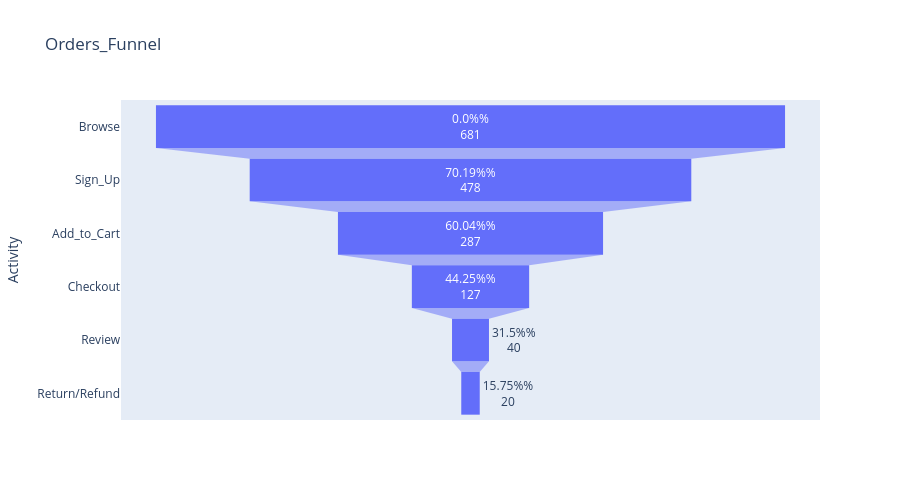

Notebook code cell kept with this figure:
### Code cell
fig = px.funnel(data_frame=funnel, x='count',y='Activity',text='Conversion%',hover_data='Avg_DayDiff',
               title='Orders_Funnel',height=500)
fig.show()

### Figure 1 — Plotly figure (JSON) as saved in the notebook; plotly's stock layout.template omitted (floating-point values rounded to 4 significant figures)
{"data": [{"customdata": [[0.0], [3.0], [1.0], [14.0], [3.0], [3.0]], "hovertemplate": "count=%{x}<br>Activity=%{y}<br>Conversion%=%{text}<br>Avg_DayDiff=%{customdata[0]}<extra></extra>", "legendgroup": "", "marker": {"color": "#636efa"}, "name": "", "orientation": "h", "showlegend": false, "text": ["0.0%%", "70.19%%", "60.04%%", "44.25%%", "31.5%%", "15.75%%"], "type": "funnel", "x": [681, 478, 287, 127, 40, 20], "xaxis": "x", "y": ["Browse", "Sign_Up", "Add_to_Cart", "Checkout", "Review", "Return/Refund"], "yaxis": "y"}], "layout": {"height": 500, "legend": {"tracegroupgap": 0}, "title": {"text": "Orders_Funnel"}, "xaxis": {"anchor": "y", "domain": [0, 1], "title": {"text": "count"}}, "yaxis": {"anchor": "x", "domain": [0, 1], "title": {"text": "Activity"}}}}
